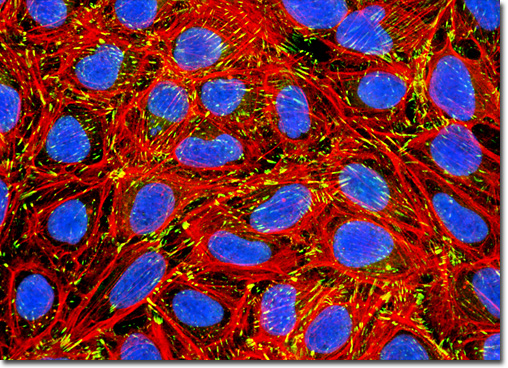
#> input picture HW1A/Bone_cells.jpg, 508 x 368 px, found by its file name
$ python gray2binary.py Bone_cells.jpg Bone_cells.jpg 100
#> lines starting #> are read from the running program, lines starting #| are printed output that depends on the picture; after the words box and inside, x2 and y2 are one past the last pixel; in counts of white or black regions, pixels touching at a corner belong together
'''Program to Binarize Grey Image'''
import os
import sys
import cv2 as cv

#Get paths for input and output images and threshold value
srcDir = os.path.dirname(os.path.abspath(__file__))
inPath = str(srcDir + '\\' + sys.argv[1])
outPath = str(srcDir + '\\' + sys.argv[2])
threshold = int(sys.argv[3])

#Read in greyscale source image and get size
img = cv.imread(inPath, 0)
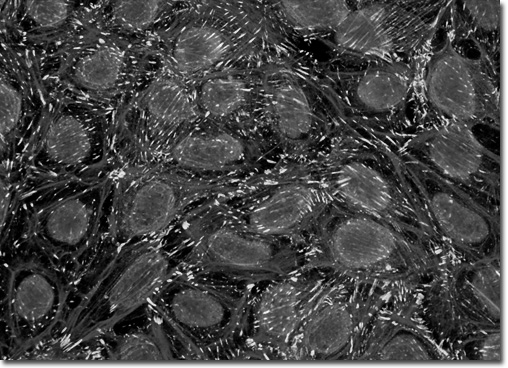
#> img: shape (368, 508); min 0, max 255, mean 68.3
imgHeight, imgWidth = img.shape[:2]
#> imgHeight = 368; imgWidth = 508

#Iterate through each pixel and modify according to threshold
for y in range(imgHeight):
    for x in range(imgWidth):
        if (img[y][x] > threshold):
            img[y][x] = 255
        else:
            img[y][x] = 0
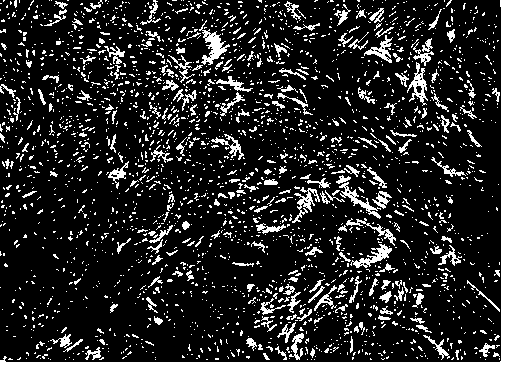
#> img: shape (368, 508); 15.7% white; 2532 white regions (2295 under 20 px), largest, box (x1, y1, x2, y2) and area: (0, 0, 508, 368) 5610, (199, 20, 230, 65) 461, (350, 244, 392, 268) 337

#Display resulting image
cv.imshow("Binarized Cells", img)
cv.waitKey(0)
cv.destroyAllWindows()

#Save binarized image
cv.imwrite(outPath, img)
